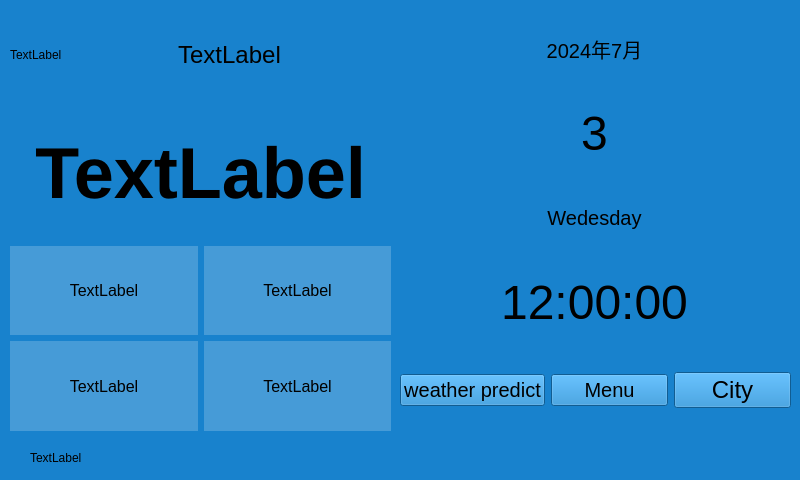
<?xml version="1.0" encoding="UTF-8"?>
<ui version="4.0">
 <class>MainWindow</class>
 <widget class="QMainWindow" name="MainWindow">
  <property name="geometry">
   <rect>
    <x>0</x>
    <y>0</y>
    <width>800</width>
    <height>480</height>
   </rect>
  </property>
  <property name="windowTitle">
   <string>MainWindow</string>
  </property>
  <property name="styleSheet">
   <string notr="true">background:#1882CD;</string>
  </property>
  <widget class="QWidget" name="centralwidget">
   <widget class="QLabel" name="label_Station">
    <property name="geometry">
     <rect>
      <x>30</x>
      <y>450</y>
      <width>751</width>
      <height>16</height>
     </rect>
    </property>
    <property name="text">
     <string>TextLabel</string>
    </property>
   </widget>
   <widget class="QWidget" name="verticalLayoutWidget">
    <property name="geometry">
     <rect>
      <x>10</x>
      <y>10</y>
      <width>381</width>
      <height>421</height>
     </rect>
    </property>
    <layout class="QVBoxLayout" name="verticalLayout" stretch="2,3,2,2">
     <item>
      <layout class="QHBoxLayout" name="horizontalLayout_4" stretch="0,1">
       <item>
        <widget class="QLabel" name="label_img">
         <property name="text">
          <string>TextLabel</string>
         </property>
        </widget>
       </item>
       <item>
        <widget class="QLabel" name="label_weather">
         <property name="styleSheet">
          <string notr="true">color:#000000;
font-size:24px;</string>
         </property>
         <property name="text">
          <string>TextLabel</string>
         </property>
         <property name="alignment">
          <set>Qt::AlignCenter</set>
         </property>
        </widget>
       </item>
      </layout>
     </item>
     <item>
      <widget class="QLabel" name="label_temp">
       <property name="styleSheet">
        <string notr="true">color:#000000;
font-size:72px;
font-weight:900;</string>
       </property>
       <property name="text">
        <string>TextLabel</string>
       </property>
       <property name="alignment">
        <set>Qt::AlignCenter</set>
       </property>
      </widget>
     </item>
     <item>
      <layout class="QHBoxLayout" name="horizontalLayout">
       <item>
        <widget class="QLabel" name="label_rain">
         <property name="styleSheet">
          <string notr="true">background:#33ffffff;
color:#000000;
font-size:16px;</string>
         </property>
         <property name="text">
          <string>TextLabel</string>
         </property>
         <property name="alignment">
          <set>Qt::AlignCenter</set>
         </property>
        </widget>
       </item>
       <item>
        <widget class="QLabel" name="label_wind">
         <property name="styleSheet">
          <string notr="true">background:#33ffffff;
color:#000000;
font-size:16px;</string>
         </property>
         <property name="text">
          <string>TextLabel</string>
         </property>
         <property name="alignment">
          <set>Qt::AlignCenter</set>
         </property>
        </widget>
       </item>
      </layout>
     </item>
     <item>
      <layout class="QHBoxLayout" name="horizontalLayout_2">
       <item>
        <widget class="QLabel" name="label_humidity">
         <property name="styleSheet">
          <string notr="true">background:#33ffffff;
color:#000000;
font-size:16px;</string>
         </property>
         <property name="text">
          <string>TextLabel</string>
         </property>
         <property name="alignment">
          <set>Qt::AlignCenter</set>
         </property>
        </widget>
       </item>
       <item>
        <widget class="QLabel" name="label_feelst">
         <property name="styleSheet">
          <string notr="true">background:#33ffffff;
color:#000000;
font-size:16px;</string>
         </property>
         <property name="text">
          <string>TextLabel</string>
         </property>
         <property name="alignment">
          <set>Qt::AlignCenter</set>
         </property>
        </widget>
       </item>
      </layout>
     </item>
    </layout>
   </widget>
   <widget class="QWidget" name="verticalLayoutWidget_2">
    <property name="geometry">
     <rect>
      <x>399</x>
      <y>10</y>
      <width>391</width>
      <height>331</height>
     </rect>
    </property>
    <layout class="QVBoxLayout" name="verticalLayout_2">
     <item>
      <widget class="QLabel" name="label_yymm">
       <property name="styleSheet">
        <string notr="true">color:#000000;
font-size:20px;</string>
       </property>
       <property name="text">
        <string>2024年7月</string>
       </property>
       <property name="alignment">
        <set>Qt::AlignCenter</set>
       </property>
      </widget>
     </item>
     <item>
      <widget class="QLabel" name="label_day">
       <property name="styleSheet">
        <string notr="true">color:#000000;
font-size:48px;</string>
       </property>
       <property name="text">
        <string>3</string>
       </property>
       <property name="alignment">
        <set>Qt::AlignCenter</set>
       </property>
      </widget>
     </item>
     <item>
      <widget class="QLabel" name="label_week">
       <property name="styleSheet">
        <string notr="true">color:#000000;
font-size:20px;</string>
       </property>
       <property name="text">
        <string>Wedesday</string>
       </property>
       <property name="alignment">
        <set>Qt::AlignCenter</set>
       </property>
      </widget>
     </item>
     <item>
      <widget class="QLabel" name="label_time">
       <property name="styleSheet">
        <string notr="true">color:#000000;
font-size:48px;</string>
       </property>
       <property name="text">
        <string>12:00:00</string>
       </property>
       <property name="alignment">
        <set>Qt::AlignCenter</set>
       </property>
      </widget>
     </item>
    </layout>
   </widget>
   <widget class="QWidget" name="horizontalLayoutWidget">
    <property name="geometry">
     <rect>
      <x>400</x>
      <y>350</y>
      <width>391</width>
      <height>80</height>
     </rect>
    </property>
    <layout class="QHBoxLayout" name="horizontalLayout_3">
     <item>
      <widget class="QPushButton" name="pushButton_predict">
       <property name="styleSheet">
        <string notr="true">color:#000000;
font-size:20px;</string>
       </property>
       <property name="text">
        <string>weather predict</string>
       </property>
      </widget>
     </item>
     <item>
      <widget class="QPushButton" name="pushButton_menu">
       <property name="styleSheet">
        <string notr="true">color:#000000;
font-size:20px;</string>
       </property>
       <property name="text">
        <string>Menu</string>
       </property>
      </widget>
     </item>
     <item>
      <widget class="QPushButton" name="pushButton_city">
       <property name="styleSheet">
        <string notr="true">color:#000000;
font-size:24px;</string>
       </property>
       <property name="text">
        <string>City</string>
       </property>
      </widget>
     </item>
    </layout>
   </widget>
  </widget>
 </widget>
 <resources/>
 <connections/>
</ui>
